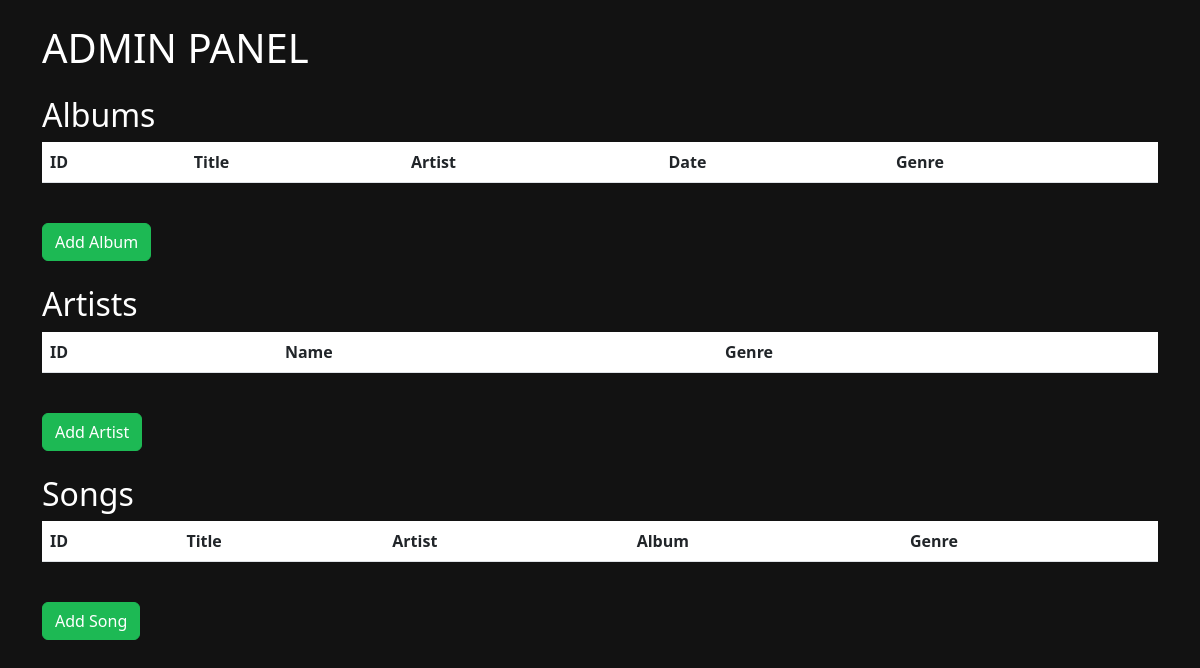
Page /admin (signed in) on the earlier database version.
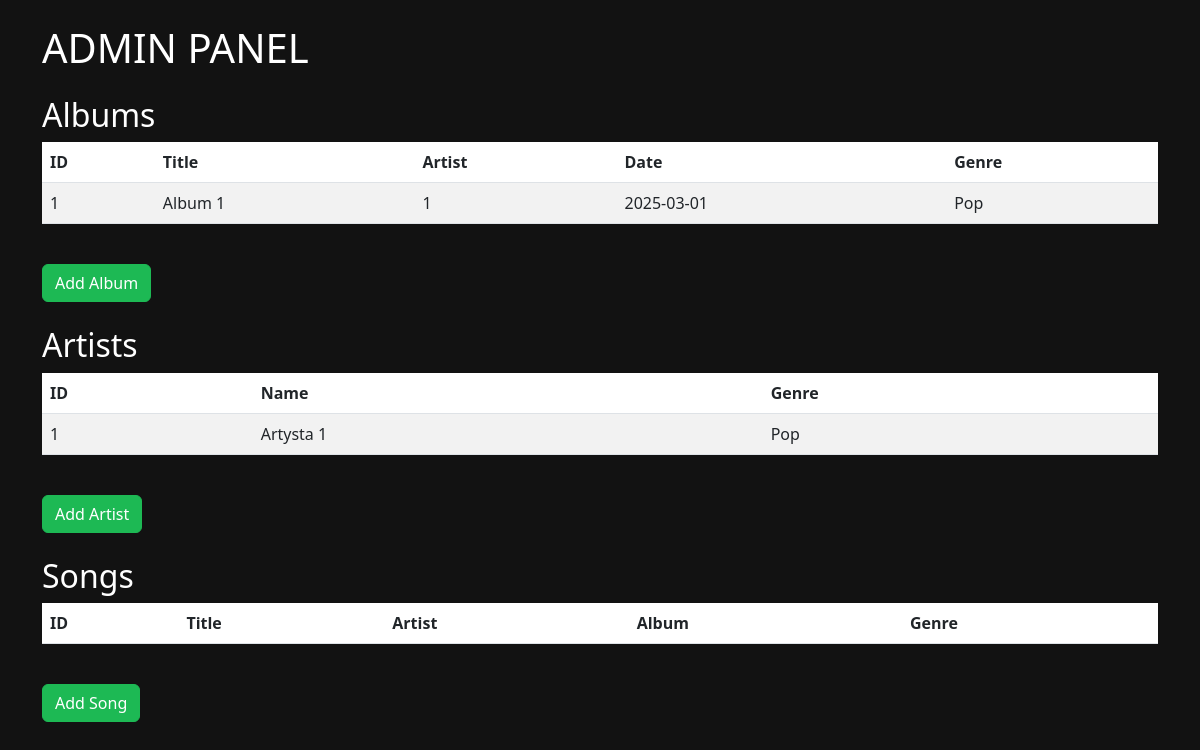
Same page on the later database version.
### models.py (models this page shows, shortened)
class Album(db.Model):
    id = db.Column(db.Integer, primary_key=True)
    title = db.Column(db.String(80), nullable=False)
    artist = db.Column(db.Integer, db.ForeignKey('artist.id'), nullable=False)
    date = db.Column(db.Date, nullable=False)
    genre = db.Column(db.String(80), nullable=False)

class Artist(db.Model):
    id = db.Column(db.Integer, primary_key=True)
    name = db.Column(db.String(80), nullable=False)
    genre = db.Column(db.String(80), nullable=False)

### routes.py (the view)
    @app.route('/admin')
    @login_required
    @admin_required
    def admin():
        return render_template(
            'admin.html',
            artists=Artist.query.all(),
            albums=Album.query.all(),
            songs=Song.query.all(),
        )

### routes.py (called while the page is built)
def login_required(f):
    @wraps(f)
    def decorated_function(*args, **kwargs):
        if 'user' not in session:
            return redirect(url_for('login'))
        return f(*args, **kwargs)
    return decorated_function

def admin_required(f):
    @wraps(f)
    def decorated_function(*args, **kwargs):
        if session.get('role') != 'ADMIN':
            return redirect(url_for('index'))
        return f(*args, **kwargs)
    return decorated_function

### templates/admin.html (shortened to what this page needs)
<!DOCTYPE html>
<html lang="pl">
<head>
  <link href="https://cdn.jsdelivr.net/npm/bootstrap@5.3.0/dist/css/bootstrap.min.css" rel="stylesheet">
  <link rel="stylesheet" href="{{ url_for('static', filename='styles.css') }}">
</head>
<body>
  <div class="container mt-4">
    <h1 class="mb-4">ADMIN PANEL</h1>
    <h2>Albums</h2>
    <div class="table-responsive mb-4">
      <table class="table table-striped">
        <thead>
          <tr>
            <th>ID</th>
            <th>Title</th>
            <th>Artist</th>
            <th>Date</th>
            <th>Genre</th>
          </tr>
        </thead>
        <tbody>
          {% for album in albums %}
          <tr>
            <td>{{ album.id }}</td>
            <td>{{ album.title }}</td>
            <td>{{ album.artist }}</td>
            <td>{{ album.date }}</td>
            <td>{{ album.genre }}</td>
          </tr>
          {% endfor %}
        </tbody>
      </table>
    </div>
    <a href="{{ url_for('add_album') }}" class="btn btn-primary mb-4">Add Album</a>
    <h2>Artists</h2>
    <div class="table-responsive mb-4">
      <table class="table table-striped">
        <thead>
          <tr>
            <th>ID</th>
            <th>Name</th>
            <th>Genre</th>
          </tr>
        </thead>
        <tbody>
          {% for artist in artists %}
          <tr>
            <td>{{ artist.id }}</td>
            <td>{{ artist.name }}</td>
            <td>{{ artist.genre }}</td>
          </tr>
          {% endfor %}
        </tbody>
      </table>
    </div>
    <a href="{{ url_for('add_artist') }}" class="btn btn-primary mb-4">Add Artist</a>
    <h2>Songs</h2>
    <div class="table-responsive mb-4">
      <table class="table table-striped">
        <thead>
          <tr>
            <th>ID</th>
            <th>Title</th>
            <th>Artist</th>
            <th>Album</th>
            <th>Genre</th>
          </tr>
        </thead>
      </table>
    </div>
    <a href="{{ url_for('add_song') }}" class="btn btn-primary mb-4">Add Song</a>
  </div>
</body>
</html>

### static/styles.css (style rules this page uses)
:root { --bs-primary: #1DB954; --bs-dark: #121212; }
body { background-color: #121212; color: #ffffff; }
.btn-primary { background-color: var(--bs-primary); border-color: var(--bs-primary); }

Differences in the rows shown:
added Album: id "1", title "Album 1", artist "1", date "2025-03-01", genre "Pop"
added Artist: id "1", name "Artysta 1", genre "Pop"
